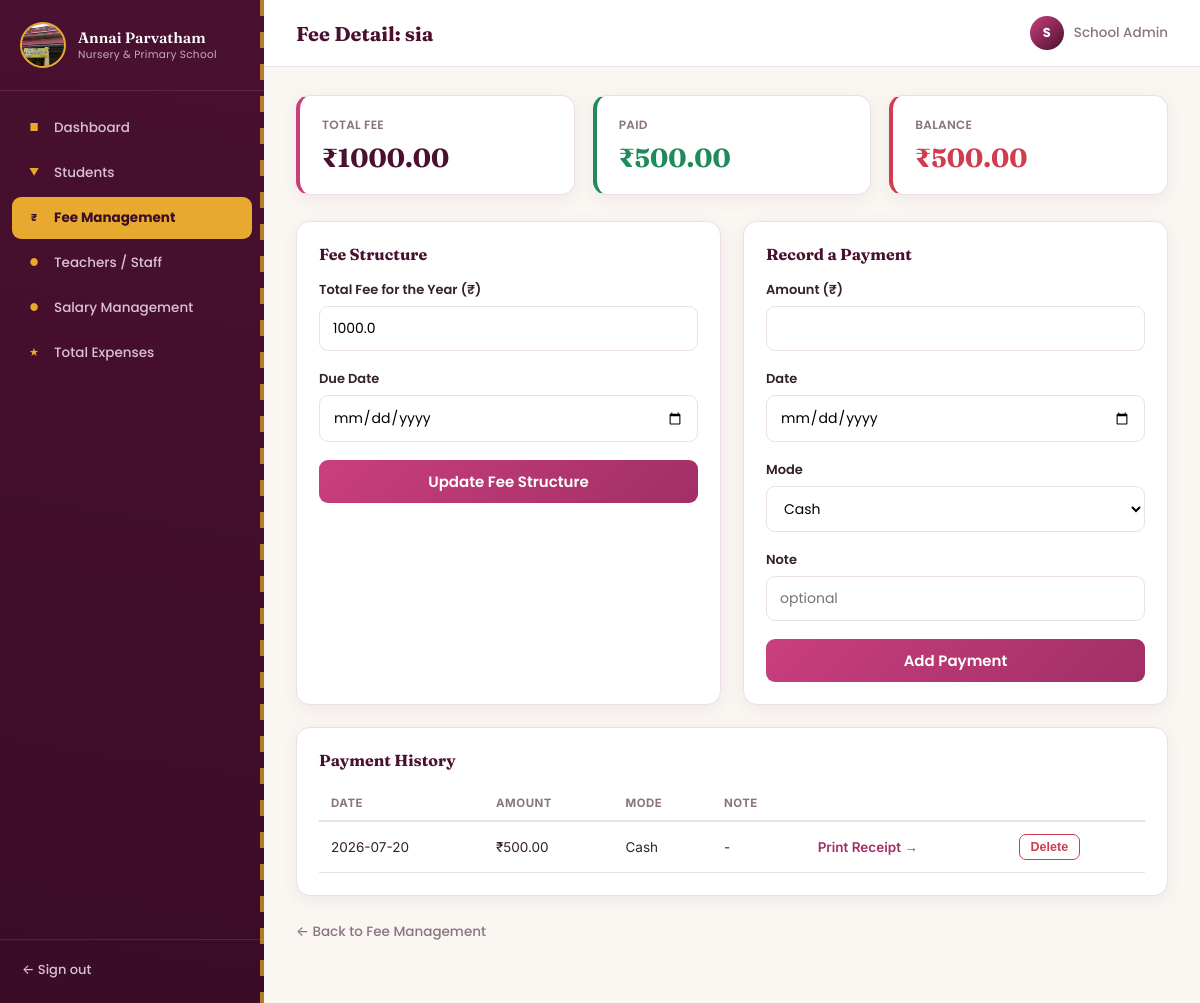
The app's page /fees/1 (signed in), older data.
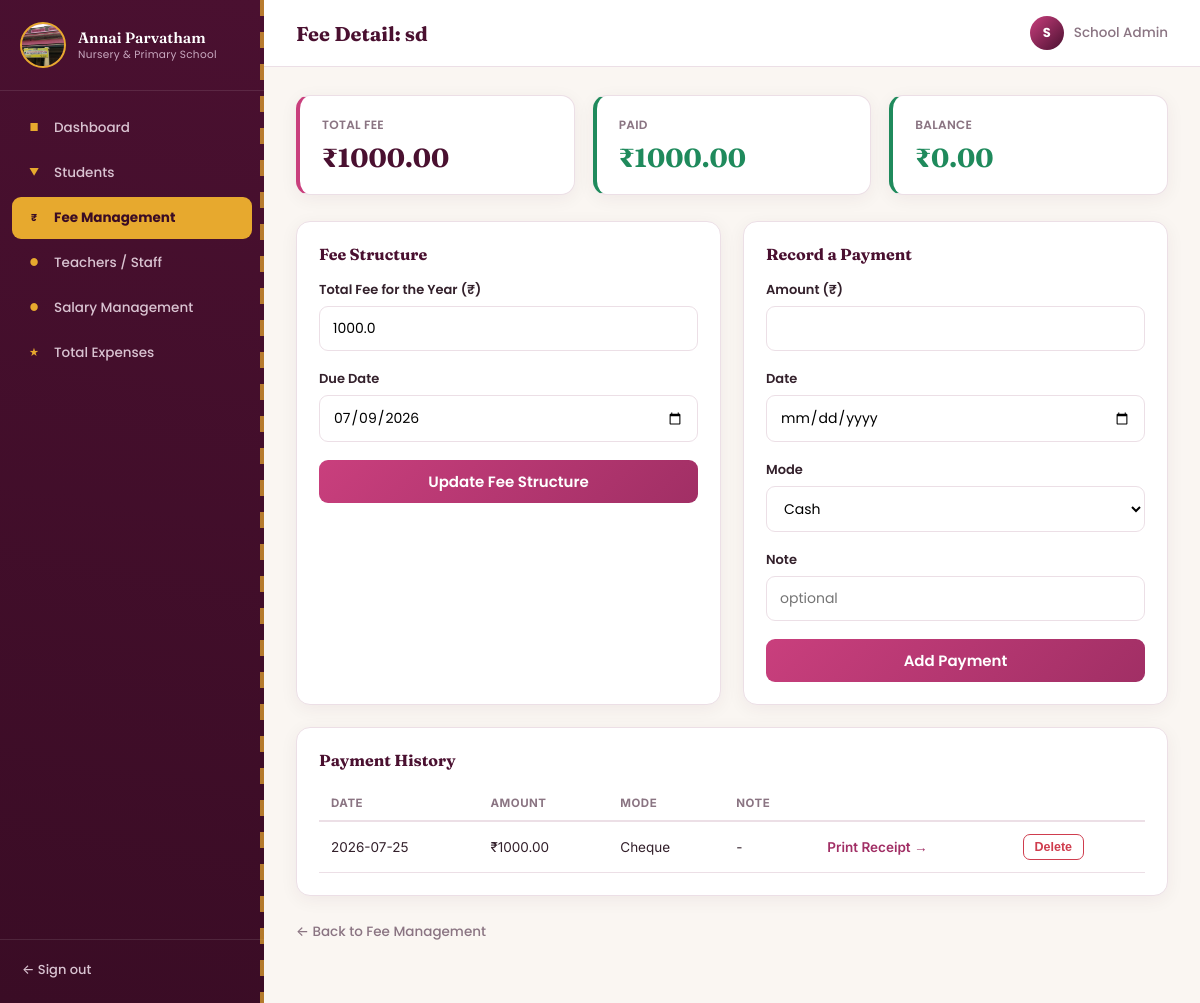
The same page, newer data.
### models.py (models this page shows)
class Student(db.Model):
    id = db.Column(db.Integer, primary_key=True)
    name = db.Column(db.String(120), nullable=False, index=True)
    class_name = db.Column(db.String(40), nullable=False, index=True)
    roll_no = db.Column(db.String(40), nullable=False)
    parent_name = db.Column(db.String(120))
    contact = db.Column(db.String(20))
    address = db.Column(db.String(250))
    admission_date = db.Column(db.String(20))
    __table_args__ = (db.UniqueConstraint("class_name", "roll_no", name="uq_class_roll"),)
    fee = db.relationship("StudentFee", backref="student", uselist=False, cascade="all, delete-orphan")
    payments = db.relationship("FeePayment", backref="student", cascade="all, delete-orphan")

class FeePayment(db.Model):
    id = db.Column(db.Integer, primary_key=True)
    student_id = db.Column(db.Integer, db.ForeignKey("student.id"), nullable=False, index=True)
    amount = db.Column(db.Float, nullable=False)
    date = db.Column(db.String(20), default=lambda: datetime.now().strftime("%Y-%m-%d"))
    mode = db.Column(db.String(20), default="Cash")
    note = db.Column(db.String(200))

class StudentFee(db.Model):
    id = db.Column(db.Integer, primary_key=True)
    student_id = db.Column(db.Integer, db.ForeignKey("student.id"), nullable=False, index=True)
    total_fee = db.Column(db.Float, nullable=False, default=0)
    due_date = db.Column(db.String(20))

### app.py (the view, shortened to what this page needs)
@app.route("/fees/<int:student_id>", methods=["GET", "POST"])
@login_required
def student_fee_detail(student_id):
    s = Student.query.get_or_404(student_id)
    if not s.fee:
        s.fee = StudentFee(student_id=s.id, total_fee=0)
        db.session.add(s.fee)
        db.session.commit()
    paid = sum(p.amount for p in s.payments)
    balance = s.fee.total_fee - paid
    payments = sorted(s.payments, key=lambda p: p.id, reverse=True)
    return render_template("student_fee_detail.html", s=s, paid=paid, balance=balance, payments=payments)

### app.py (called while the page is built)
def login_required(f):
    @wraps(f)
    def wrapper(*args, **kwargs):
        if "admin_id" not in session:
            return redirect(url_for("login"))
        return f(*args, **kwargs)
    return wrapper

### templates/student_fee_detail.html (shortened to what this page needs)
{% extends "base.html" %}
{% block header %}Fee Detail: {{ s.name }}{% endblock %}
{% block content %}
<div class="card-grid three">
  <div class="stat-card">
    <span class="stat-label">Total Fee</span>
    <span class="stat-value">₹{{ "%.2f"|format(s.fee.total_fee) }}</span>
  </div>
  <div class="stat-card accent-green">
    <span class="stat-label">Paid</span>
    <span class="stat-value">₹{{ "%.2f"|format(paid) }}</span>
  </div>
  <div class="stat-card {{ 'accent-red' if balance > 0 else 'accent-green' }}">
    <span class="stat-label">Balance</span>
    <span class="stat-value">₹{{ "%.2f"|format(balance) }}</span>
  </div>
</div>
<div class="two-col">
  <div class="panel">
    <h3>Fee Structure</h3>
    <form method="POST" class="form-grid">
      <div class="form-row">
        <label>Total Fee for the Year (₹)</label>
        <input type="number" step="0.01" min="0" name="total_fee" value="{{ s.fee.total_fee }}" required>
      </div>
      <div class="form-row">
        <label>Due Date</label>
        <input type="date" name="due_date" value="{{ s.fee.due_date or '' }}">
      </div>
      <button type="submit" class="submit-btn small">Update Fee Structure</button>
    </form>
  </div>
  <div class="panel">
    <h3>Record a Payment</h3>
    <form method="POST" class="form-grid">
      <div class="form-row">
        <label>Amount (₹)</label>
        <input type="number" step="0.01" min="0.01" name="amount" required>
      </div>
      <div class="form-row">
        <label>Date</label>
        <input type="date" name="date">
      </div>
      <div class="form-row">
        <label>Mode</label>
        <select name="mode">
          <option>Cash</option>
        </select>
      </div>
      <div class="form-row">
        <label>Note</label>
        <input type="text" name="note" placeholder="optional">
      </div>
      <button type="submit" class="submit-btn small">Add Payment</button>
    </form>
  </div>
</div>
<div class="panel">
  <h3>Payment History</h3>
  {% if payments %}
  <table class="data-table">
    <thead><tr><th>Date</th><th>Amount</th><th>Mode</th><th>Note</th><th></th><th></th></tr></thead>
    <tbody>
      {% for p in payments %}
      <tr>
        <td>{{ p.date }}</td>
        <td>₹{{ "%.2f"|format(p.amount) }}</td>
        <td>{{ p.mode }}</td>
        <td>{{ p.note or '-' }}</td>
        <td><a href="{{ url_for('fee_receipt', payment_id=p.id) }}" target="_blank" class="link-btn">Print Receipt &rarr;</a></td>
        <td>
          <form method="POST" action="{{ url_for('delete_payment', payment_id=p.id) }}"
                onsubmit="return confirm('Remove this payment entry?');">
            <button type="submit" class="danger-btn">Delete</button>
          </form>
        </td>
      </tr>
      {% endfor %}
    </tbody>
  </table>
  {% else %}
  <p class="empty-state">No payments recorded yet.</p>
  {% endif %}
</div>
<a href="{{ url_for('fees') }}" class="cancel-link">&larr; Back to Fee Management</a>
{% endblock %}

Row changes from the older to the newer data that the page shows:
changed Student: name "sia" → "sd"
changed StudentFee: due_date (not shown) → "07/09/2026"
changed FeePayment: date "2026-07-20" → "2026-07-25"; amount "500.00" → "1000.00"; mode "Cash" → "Cheque"
Text that changed along with them:
{{ "%.2f"|format(paid) }}: "500.00" → "1000.00"
{{ "%.2f"|format(balance) }}: "500.00" → "0.00"
